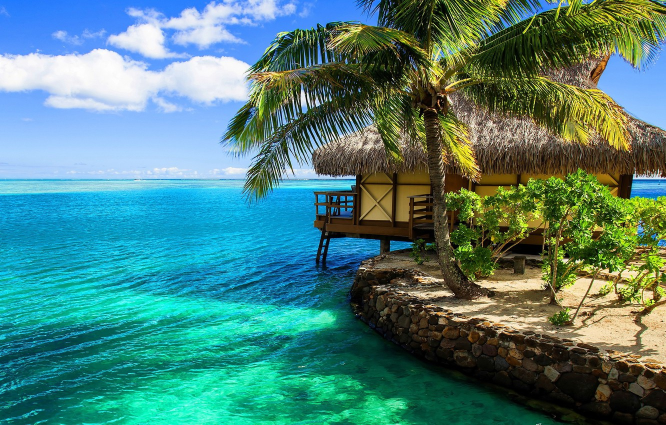
#> input picture input_images/beach1.jpg, 1332 x 850 px (shown at 1/2 size)
$ python -i Main.py   (imports and definitions only)   (older library calls are emulated)
#> lines starting #> are read from the running program, lines starting #| are printed output that depends on the picture
'''
Miguel Zavala
4/15/20
CISC442 Computer Vision
PR2

Design and implement Matlab or C or Python program for a stereo analysis system involving
feature-based, region-based and multiresolution matching. The program should be able to
perform multi-resolution stereo analysis, where the no. of levels are set by the user.
The template and search neighborhood at each level can be set differently by the user,
so is the method and matching measure to be used

Note: I used the actual CV2 SSD, NCC methods since they are far more efficent but I did create my own as well and produce the same values
'''

import numpy as np
import cv2
import os
import math
import tkinter
from scipy import ndimage

from tkinter import filedialog

a = np.array([[13, 21, 13,  8],
              [ 5, 10, 22, 14],
              [21, 33,  9,  0],
              [ 0,  0,  0,  0]], dtype=np.float)

IMAGEDIR = './input_images/'


# [25 lines left out: functions neighborhoodAverage, neighborhoodAverage2, not called in this run]

# neighborhoodAverage2(a,(0,0),3)
# print(a)


#Searches a list of strings and looks for specified image name (string)
def getImageFromListOfImages(listofimages, want):
    for imagepath in listofimages:
        print(imagepath)
        if(want in imagepath):
            return imagepath

    raise Exception('Could not find image with this name!')

#Takes a path directory (string) and checks for all images in that directory
#Returns a list of image paths (list of strings)
def getAllImagesFromInputImagesDir(path:str, getabspaths=True):
#> called with path = './input_images/', getabspaths = True
    listOfImagePaths = []

    if (path[0] == '.' and getabspaths):
        path = os.getcwd() + path[1:path.__len__()]


    # read the entries
    with os.scandir(path) as listOfEntries:
        curr_path = ""
        for entry in listOfEntries:
            # print all entries that are files
            if entry.is_file() and ('png' in entry.name.lower() or 'jpg' in entry.name.lower()):
                #print(entry.name)

                if (getabspaths):
                    curr_path=path+entry.name
                    #print(path)
                else:
                    curr_path = entry.name


                listOfImagePaths.append(curr_path)

    return listOfImagePaths

#Takes in an imagepath (string) and displays the image
# [5 lines left out: function displayImageGivenPath, not called in this run]

#Takes in an image (np array) and displays the image
def displayImageGivenArray(numpyimagearr, windowTitle:str='image', waitKey:int=0):
    cv2.imshow(windowTitle, numpyimagearr)

    if(waitKey==0):
        print("(Press any key to continue...)")
    else:
        print("Displaying image for "+str(waitKey/1000)+"seconds")
    cv2.waitKey(waitKey)  # waits for user to type in a key
    cv2.destroyAllWindows()

#Takes in an image path (string) and returns the image as a np array
# [19 lines left out: functions getImageArray, ScaleImage1ToImage2, not called in this run]

def ScaleByGivenDimensions(I,dim):
    new_image = cv2.resize(I, (dim[0],dim[1]))
    return new_image

#Allows the user to manually select images
# [22 lines left out: functions browseImagesDialog, getUserInputDimension, drawRectangleOnImage, not called in this run]

def drawRectangleOnImageGivenTemplate(I,topLeftPoint,template):
    I=drawRectangleOnImage(I,topLeftPoint,(topLeftPoint[0]+template.shape[1],topLeftPoint[1]+template.shape[0]))
    return I

def cv2NCC(I,T):
    ncc = cv2.matchTemplate(I, T, cv2.TM_CCORR_NORMED)
    return ncc

def cv2SSD(I,T):
    ssd = cv2.matchTemplate(I, T, cv2.TM_SQDIFF)
    return ssd


#threshold is between [0,255], to get good points use ~200
# [26 lines left out: function HarrisCorner2, not called in this run]

def HarrisCorner(I,displayImage:bool=False):
    imagecopy = np.copy(I)
    corners = cv2.cornerHarris(I, 2, 3, 0.04)

    corners2 = cv2.dilate(corners, None, iterations=3)
    print(corners2)

    indexes = np.where(corners2>(0.005*corners2.mean()))
    points = list(zip(indexes[0], indexes[1]))
    print(indexes)

    imagecopy = cv2.cvtColor(I,cv2.COLOR_GRAY2RGB)
    print("IMG SIZE:")
    print(imagecopy.shape)
    displayImageGivenArray(imagecopy,windowTitle='GRAY TO COLOR')

    for point in points:
        imagecopy[point[0]][point[1]] = [0,0,255]


    if(displayImage):
        displayImageGivenArray(imagecopy)

    return points


#Uses Harris Corner to find points in both the left and right images individually
#Loops through all left image points and uses region SSD,SAD,or NCC to find corresponding point
#(Note: takes a long time to run)
# [474 lines left out: functions featureBasedMethod, LetUserChoose, slidingWindow, SSD1D, SAD1D, NCC1D and 1 more, not called in this run]

'''
Takes in a disparity map and creates the next lower level
by doubling the current disparity values and placing them in the
double sized location
EX: Disparity value at (5,10) = 3, then the next level the
value will be at (10,20) = 6 and the pixels in between will need to
be fixed with interpolation
'''
# [112 lines left out: functions propogateDisparityMap, disparityPyramid, checkDisparityImagesValidity, not called in this run]


ExampleTemplate = np.array([
                    [2, 5, 5],
                    [4, 0, 7],
                    [7, 5, 9]
                ],dtype=np.uint8)

ExampleTemplate2 = np.array([
                    [2, 5],
                    [4, 0]
                ],dtype=np.uint8)

ExampleTemplate3 = np.array([
                    [2, 5],
                    [4, 0],
                    [7, 5]
                ],dtype=np.uint8)


# [1 line not run here, left out]
ExampleImage = np.array([
                    [2, 7, 5, 8, 6],
                    [1, 7, 4, 2, 7],
                    [8, 4, 6, 8, 5]
                ],dtype=np.uint8)

ExampleImage3 = np.array([
                    [2, 7, 5, 8, 6,2, 7, 2, 5, 5],
                    [1, 7, 4, 2, 7,2, 7, 4, 0, 7],
                    [8, 4, 6, 8, 5,2, 7, 7, 5, 9]
                ],dtype=np.uint8)

ExampleImage32 = np.array([
                    [0, 5, 6, 2, 7, 5, 8, 6, 2, 7],
                    [0, 5, 6, 2, 7, 2, 7, 4, 0, 7],
                    [8, 4, 6, 8, 5, 2, 7, 7, 5, 9]
                ],dtype=np.uint8)

# [4 lines of commented-out code are left out]

# [4 lines not run here, left out]
#print(rightToLeft)


ExampleImage2 = np.array([
                    [2, 7, 5, 8, 6,2, 7, 2, 5, 5],
                    [1, 7, 4, 2, 7,2, 7, 4, 0, 7]
                ],dtype=np.uint8)

#slidingWindow(ExampleImage,3,1,keepSlidingWindowWithinImage=True)

listOfImages = getAllImagesFromInputImagesDir(IMAGEDIR, getabspaths=True)


#Sets up tkinter root windows and closed it (only need it for user browsing)
# [2 lines not run here, left out]

# [8 lines of commented-out code are left out]
# [1 line that did not run here, left out]
# [1 line that did not run here, left out]

#Returns the images as float 32 (but need to normalize to get them to between [0,1]
# [1 line that did not run here, left out]
# [1 line that did not run here, left out]
# [1 line that did not run here, left out]
# [1 line that did not run here, left out]
#----------------------


#Allows user to pick their images
# [1 line not run here, left out]

#Harris Corner:
# [1 line that did not run here, left out]
# [1 line that did not run here, left out]

#Feature Based Method:(Takes a long time to run so I commented it out)
#featureBasedMethod(leftImage,rightImage,templateSize=3,windowFeatureSize=4)

#Gaussian Pyramid Example:
# [6 lines not run here, left out]

>>> import cv2
>>> picture = cv2.imread('input_images/beach1.jpg', cv2.IMREAD_GRAYSCALE)
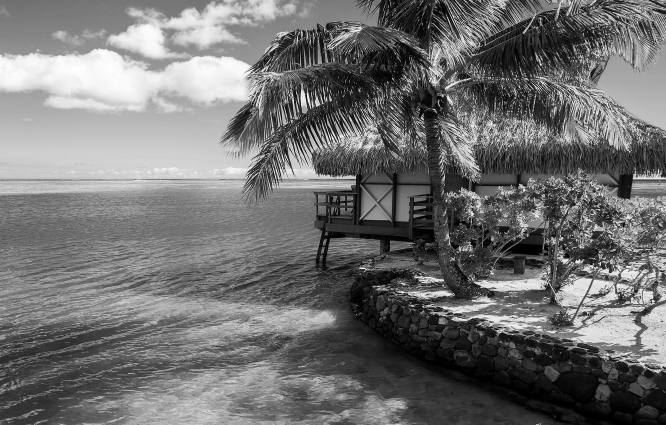
#> picture: shape (850, 1332) (shown at 1/2 size); min 0, max 255, mean 112.6
>>> result = HarrisCorner(picture)
#> in HarrisCorner, `corners = cv2.cornerHarris(I, 2, 3, 0.04)`:
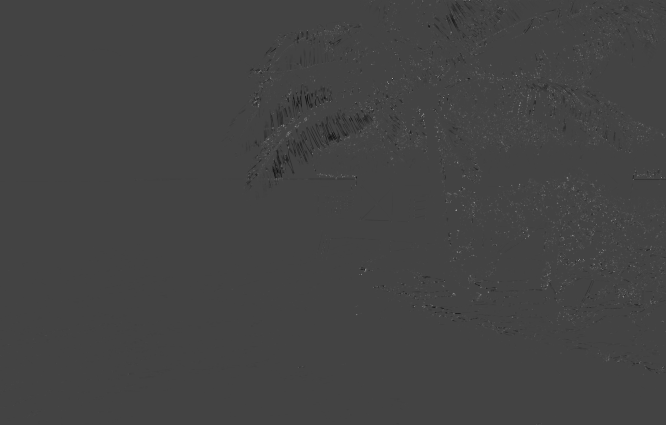
#> corners: shape (850, 1332) float32 (shown at 1/2 size); min -0.0167, max 0.0466, mean 3.48e-05; drawn with min black and max white
#> in HarrisCorner, `corners2 = cv2.dilate(corners, None, iterations=3)`:
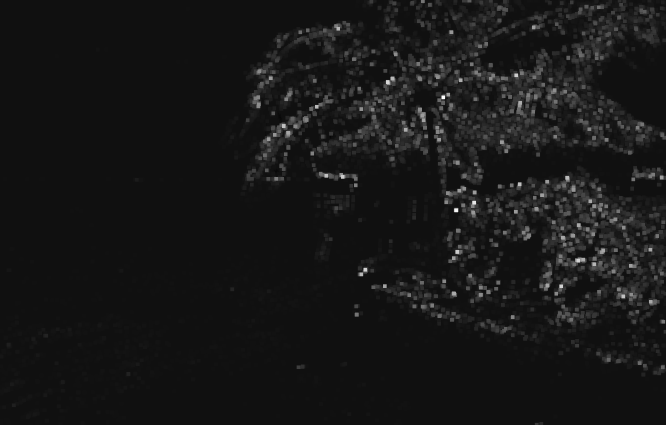
#> corners2: shape (850, 1332) float32 (shown at 1/2 size); min -0.00316, max 0.0466, mean 0.0014; drawn with min black and max white
#> (printed output is left out)
#> in HarrisCorner, `indexes = np.where(corners2>(0.005*corners2.mean()))`: indexes = 729199 positions, rows 0 to 849, columns 0 to 1331
#> in HarrisCorner, `points = list(zip(indexes[0], indexes[1]))`: points = 729199 items
#> (printed output is left out)
#| (850, 1332, 3)
#> the loop in HarrisCorner, `for point in points:` made 729199 passes
#> point on passes 1 to 3: (0, 426), (0, 427), (0, 428)
#> after the loop in HarrisCorner, `for point in points:`:
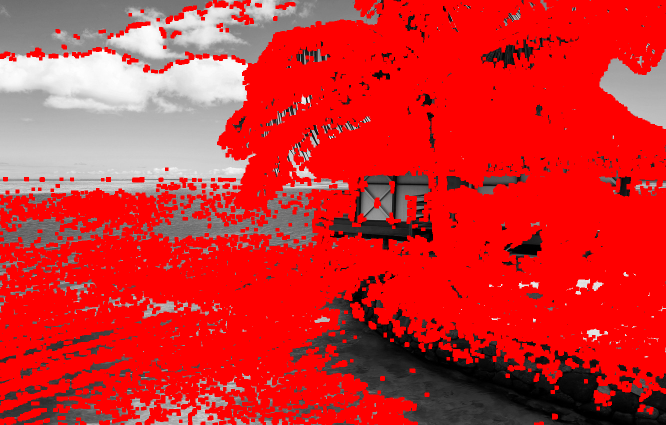
#> imagecopy: shape (850, 1332, 3) (shown at 1/2 size); mean B, G, R 45.5, 45.5, 209.8
#> result = 729199 items

$ run again, on input_images/conesleft.png
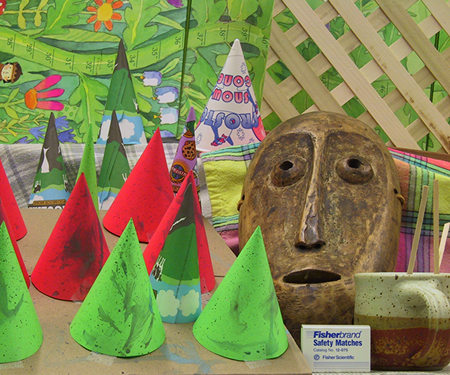
#> input picture input_images/conesleft.png, 450 x 375 px
#> in HarrisCorner, `corners2 = cv2.dilate(corners, None, iterations=3)`:
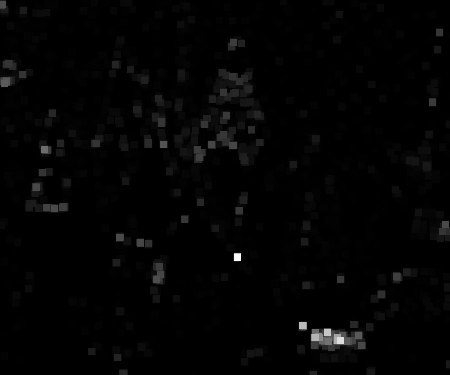
#> corners2: shape (375, 450) float32; min -1.47e-05, max 0.013, mean 0.000192; drawn with min black and max white
#> (printed output is left out)
#> indexes = 125149 positions, rows 0 to 374, columns 0 to 449
#> points = 125149 items
#> (printed output is left out)
#| (375, 450, 3)
#> the loop in HarrisCorner, `for point in points:` made 125149 passes
#> point on passes 1 to 3: (0, 0), (0, 1), (0, 2)
#> after the loop in HarrisCorner, `for point in points:`:
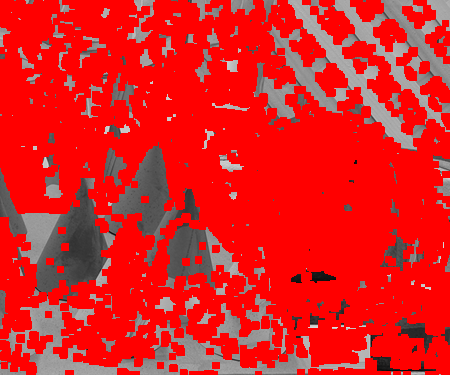
#> imagecopy: shape (375, 450, 3); mean B, G, R 33, 33, 222.1

$ run again, on input_images/conesright.png
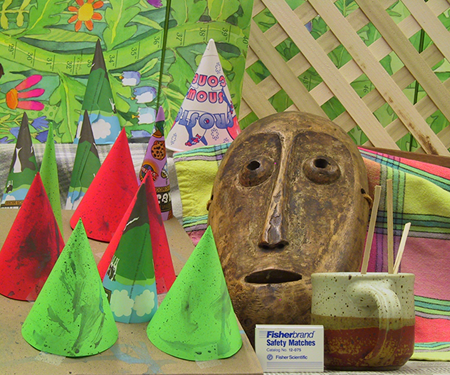
#> input picture input_images/conesright.png, 450 x 375 px
#> in HarrisCorner, `corners2 = cv2.dilate(corners, None, iterations=3)`:
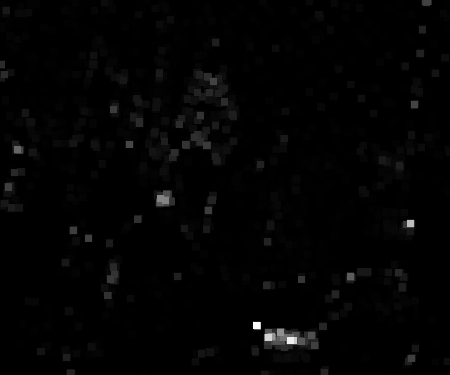
#> corners2: shape (375, 450) float32; min -1.85e-05, max 0.0153, mean 0.000198; drawn with min black and max white
#> (printed output is left out)
#> indexes = 122858 positions, rows 0 to 374, columns 0 to 449
#> points = 122858 items
#> (printed output is left out)
#| (375, 450, 3)
#> the loop in HarrisCorner, `for point in points:` made 122858 passes
#> point on passes 1 to 3: (0, 0), (0, 1), (0, 2)
#> after the loop in HarrisCorner, `for point in points:`:
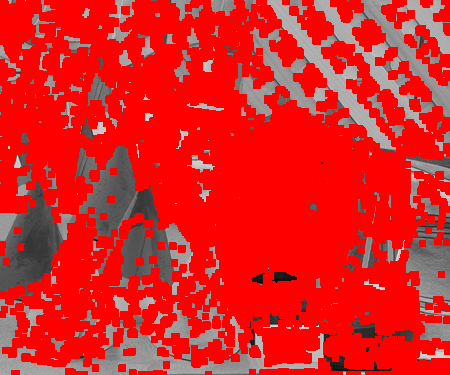
#> imagecopy: shape (375, 450, 3); mean B, G, R 35.9, 35.9, 221.5
